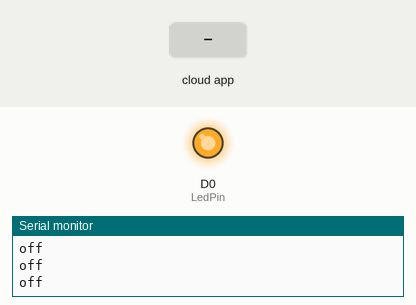
Recording of a sketch running on a simulated ESP8266 (NodeMCU). On the bench: output pins drawn as LEDs (lit = HIGH), the last lines printed to the serial monitor. The inputs (shaded band) are chosen by the test bench. WiFi joins after 1.5 s; servers stay silent unless stated; the Firebase database answers and starts empty.

Above: at 2.7 s.
2.8 s: the phone or cloud app sets iot_1 to 1
At 4.0 s:
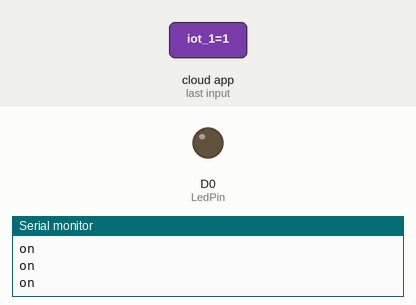
4.8 s: the phone or cloud app sets iot_1 to 0
At 6.2 s:
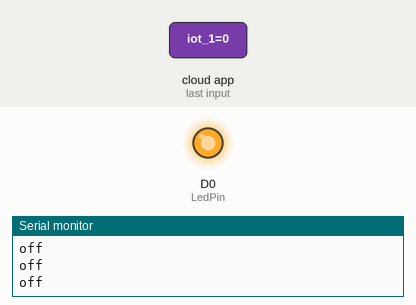
Timing chart, 0 to 7.8 s (numbered marks = the images above; inputs shaded):
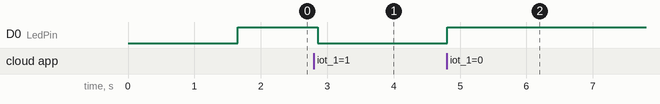

The sketch:

iot.ino
```cpp
#include <FirebaseESP8266.h>
#if defined(ESP32)
#include <WiFi.h>
#elif defined(ESP8266)
#include <ESP8266WiFi.h>
#endif

#define WIFI_SSID "your wifi SSID" // your wifi SSID
#define WIFI_PASSWORD "your wifi PASSWORD" //your wifi PASSWORD

#define FIREBASE_HOST " FIREBASE_HOST" // change here
#define FIREBASE_AUTH " FIREBASE_HOST"  // your private key
FirebaseData firebaseData;

int LedPin = D0;
void setup ()
{
  pinMode(LedPin, OUTPUT);
  digitalWrite(LedPin,LOW);

  Serial.begin(9600);
  // connect to wifi.
  WiFi.begin(WIFI_SSID, WIFI_PASSWORD);
  Serial.print("connecting");
  while (WiFi.status() != WL_CONNECTED) {
    Serial.print(".");
    delay(500);
  }
  Serial.println();
  Serial.print("connected: ") ;
  Serial.println(WiFi.localIP());
  Firebase.begin(FIREBASE_HOST, FIREBASE_AUTH);
  Firebase.reconnectWiFi(true);
}
void loop ()
{
  if(Firebase.getString(firebaseData, "/iot_1"))
  {
    String ledstatus = firebaseData.stringData();
    if(ledstatus.toInt() == 1){
      digitalWrite(LedPin, LOW);
      Serial.println("on");
    }
    else {
      digitalWrite(LedPin, HIGH);
      Serial.println("off");
    }
  }else{
    Serial.print("Error in getInt, ");
    Serial.println(firebaseData.errorReason());
  }
}
```

Measured:
- after the input at 2.8 s, D0 (LedPin): HIGH → LOW after 0.05 s
- after the input at 4.8 s, D0 (LedPin): LOW → HIGH at once
